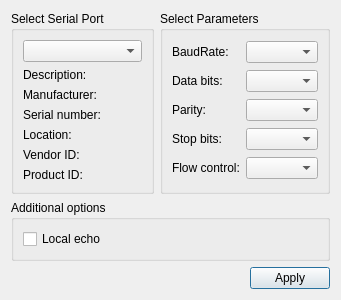
<?xml version="1.0" encoding="UTF-8"?>
<ui version="4.0">
 <class>SettingsDialog</class>
 <widget class="QDialog" name="SettingsDialog">
  <property name="geometry">
   <rect>
    <x>0</x>
    <y>0</y>
    <width>341</width>
    <height>288</height>
   </rect>
  </property>
  <property name="windowTitle">
   <string>Settings</string>
  </property>
  <layout class="QGridLayout" name="gridLayout_3">
   <item row="0" column="1">
    <widget class="QGroupBox" name="parametersBox">
     <property name="title">
      <string>Select Parameters</string>
     </property>
     <layout class="QGridLayout" name="gridLayout_2">
      <item row="0" column="0">
       <widget class="QLabel" name="baudRateLabel">
        <property name="text">
         <string>BaudRate:</string>
        </property>
       </widget>
      </item>
      <item row="0" column="1">
       <widget class="QComboBox" name="baudRateBox"/>
      </item>
      <item row="1" column="0">
       <widget class="QLabel" name="dataBitsLabel">
        <property name="text">
         <string>Data bits:</string>
        </property>
       </widget>
      </item>
      <item row="1" column="1">
       <widget class="QComboBox" name="dataBitsBox"/>
      </item>
      <item row="2" column="0">
       <widget class="QLabel" name="parityLabel">
        <property name="text">
         <string>Parity:</string>
        </property>
       </widget>
      </item>
      <item row="2" column="1">
       <widget class="QComboBox" name="parityBox"/>
      </item>
      <item row="3" column="0">
       <widget class="QLabel" name="stopBitsLabel">
        <property name="text">
         <string>Stop bits:</string>
        </property>
       </widget>
      </item>
      <item row="3" column="1">
       <widget class="QComboBox" name="stopBitsBox"/>
      </item>
      <item row="4" column="0">
       <widget class="QLabel" name="flowControlLabel">
        <property name="text">
         <string>Flow control:</string>
        </property>
       </widget>
      </item>
      <item row="4" column="1">
       <widget class="QComboBox" name="flowControlBox"/>
      </item>
     </layout>
    </widget>
   </item>
   <item row="0" column="0">
    <widget class="QGroupBox" name="selectBox">
     <property name="title">
      <string>Select Serial Port</string>
     </property>
     <layout class="QGridLayout" name="gridLayout">
      <item row="0" column="0">
       <widget class="QComboBox" name="serialPortInfoListBox"/>
      </item>
      <item row="1" column="0">
       <widget class="QLabel" name="descriptionLabel">
        <property name="text">
         <string>Description:</string>
        </property>
       </widget>
      </item>
      <item row="2" column="0">
       <widget class="QLabel" name="manufacturerLabel">
        <property name="text">
         <string>Manufacturer:</string>
        </property>
       </widget>
      </item>
      <item row="3" column="0">
       <widget class="QLabel" name="serialNumberLabel">
        <property name="text">
         <string>Serial number:</string>
        </property>
       </widget>
      </item>
      <item row="4" column="0">
       <widget class="QLabel" name="locationLabel">
        <property name="text">
         <string>Location:</string>
        </property>
       </widget>
      </item>
      <item row="5" column="0">
       <widget class="QLabel" name="vidLabel">
        <property name="text">
         <string>Vendor ID:</string>
        </property>
       </widget>
      </item>
      <item row="6" column="0">
       <widget class="QLabel" name="pidLabel">
        <property name="text">
         <string>Product ID:</string>
        </property>
       </widget>
      </item>
     </layout>
    </widget>
   </item>
   <item row="2" column="0" colspan="2">
    <layout class="QHBoxLayout" name="horizontalLayout">
     <item>
      <spacer name="horizontalSpacer">
       <property name="orientation">
        <enum>Qt::Horizontal</enum>
       </property>
       <property name="sizeHint" stdset="0">
        <size>
         <width>96</width>
         <height>20</height>
        </size>
       </property>
      </spacer>
     </item>
     <item>
      <widget class="QPushButton" name="applyButton">
       <property name="text">
        <string>Apply</string>
       </property>
      </widget>
     </item>
    </layout>
   </item>
   <item row="1" column="0" colspan="2">
    <widget class="QGroupBox" name="additionalOptionsGroupBox">
     <property name="title">
      <string>Additional options</string>
     </property>
     <layout class="QVBoxLayout" name="verticalLayout">
      <item>
       <widget class="QCheckBox" name="localEchoCheckBox">
        <property name="text">
         <string>Local echo</string>
        </property>
        <property name="checked">
         <bool>false</bool>
        </property>
       </widget>
      </item>
     </layout>
    </widget>
   </item>
  </layout>
 </widget>
 <resources/>
 <connections/>
</ui>
